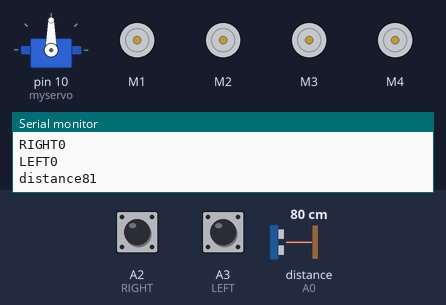
Recording of a sketch running on a simulated Arduino Uno, built with avr-gcc and run on an emulated ATmega328P. Shown: servo, 4 × DC motor (green arrow = forward, orange = backward, longer = faster), the last lines printed to the serial monitor. The inputs (shaded band) are chosen by the test bench; at power-on: distance to the obstacle (sensor on A0) 80 cm, A2 (RIGHT) LOW, A3 (LEFT) LOW. The echo pulse lasts 58.3 µs per cm.

Above: at 6.6 s.
6.7 s: distance to the obstacle (sensor on A0) set to 2 cm
8.2 s: A2 (RIGHT) pulled HIGH for 0.15 s
At 8.31 s:
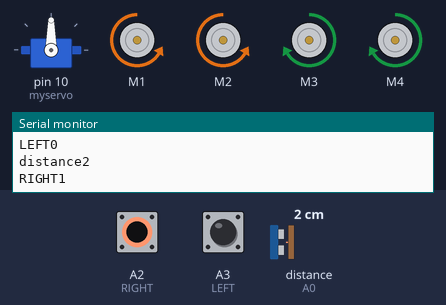
9.8 s: A3 (LEFT) pulled HIGH for 0.15 s
At 9.91 s:
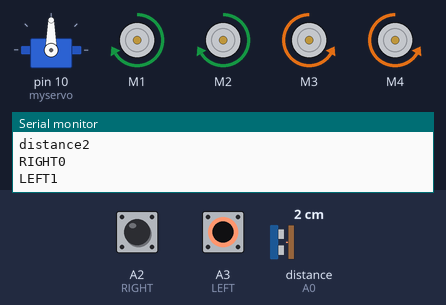
11.4 s: A3 (LEFT) pulled HIGH for 3.2 s
At 15.8 s:
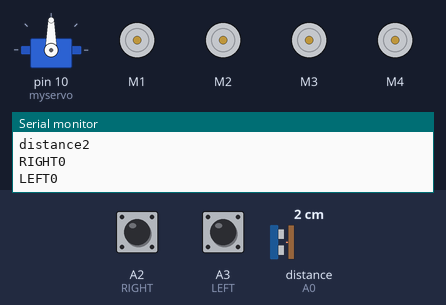
16.1 s: A2 (RIGHT) pulled HIGH for 3.2 s
At 16.7 s:
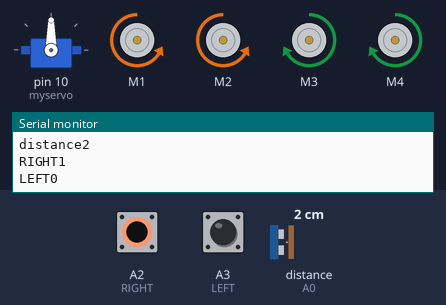
Timing chart, 0 to 20.8 s (numbered marks = the images above; inputs shaded):
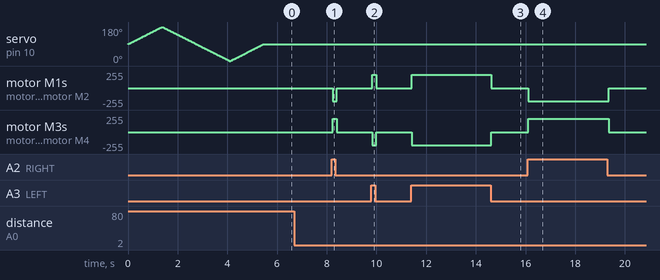

Measured:
- after the input at 8.2 s, motor M1, motor M2: stopped → backward 200/255 at once, → stopped 0.15 s later; motor M3, motor M4: stopped → forward 200/255 at once, → stopped 0.15 s later
- after the input at 9.8 s, motor M1, motor M2: stopped → forward 200/255 at once, → stopped 0.15 s later; motor M3, motor M4: stopped → backward 200/255 at once, → stopped 0.15 s later
- after the input at 11.4 s, motor M1, motor M2: stopped → forward 200/255 at once, → stopped 3.2 s later; motor M3, motor M4: stopped → backward 200/255 at once, → stopped 3.2 s later
- after the input at 16.1 s, motor M1, motor M2: stopped → backward 200/255 at once, → stopped 3.2 s later; motor M3, motor M4: stopped → forward 200/255 at once, → stopped 3.2 s later

The sketch:

main.ino
```cpp
// Human Following Robot Using Arduino Uno Code
// Modified by ProfessorHulk
// You have to Install the AFMotor :https://www.arduino.cc/reference/en/libraries/adafruit-motor-shield-library/
// And NewPing :https://www.arduino.cc/reference/en/libraries/newping/ library Before Uploading the sketch//
// To install the libraries ( first download the AF Motor driver, NewPing and Servo Library zip file //
// then Go to Skecth >> Include Library >> Add .Zip Library >> Select The downloaded zip file >> Done) //
// Have a Query about it, you can reach us here (Insta ID : the_one_and_only_smasher_tech)


#include<NewPing.h>
#include<Servo.h>
#include<AFMotor.h>

#define RIGHT A2
#define LEFT A3
#define TRIGGER_PIN A1
#define ECHO_PIN A0

#define MAX_DISTANCE 100


NewPing sonar(TRIGGER_PIN, ECHO_PIN, MAX_DISTANCE);


AF_DCMotor M1(1,MOTOR12_1KHZ); //For Motor 1
AF_DCMotor M2(2,MOTOR12_1KHZ); //For Motor 2
AF_DCMotor M3(3,MOTOR34_1KHZ); //For Motor 3
AF_DCMotor M4(4,MOTOR34_1KHZ); //For Motor 4

Servo myservo;

int pos =0;

void setup() {
  // put your setup code here, to run once:
  Serial.begin(9600);
myservo.attach(10);
{
for(pos = 90; pos <= 180; pos += 1){
  myservo.write(pos);
  delay(15);
} for(pos = 180; pos >= 0; pos-= 1) {
  myservo.write(pos);
  delay(15);
}for(pos = 0; pos<=90; pos += 1) {
  myservo.write(pos);
  delay(15);
}
}
pinMode(RIGHT, INPUT);
pinMode(LEFT, INPUT);

}

void loop() {
  // put your main code here, to run repeatedly:

  delay(50);
 unsigned int distance = sonar.ping_cm();
Serial.print("distance");
Serial.println(distance);


int Right_Value = digitalRead(RIGHT);
int Left_Value = digitalRead(LEFT);

Serial.print("RIGHT");
Serial.println(Right_Value);
Serial.print("LEFT");
Serial.println(Left_Value);

if((Right_Value==1) && (distance>=10 && distance<=30)&&(Left_Value==1))
{
  M1.setSpeed(200);
  M1.run(FORWARD);
  M2.setSpeed(200);
  M2.run(FORWARD);
  M3.setSpeed(200);
  M3.run(FORWARD);
  M4.setSpeed(200);
  M4.run(FORWARD);
}else if((Right_Value==0) && (Left_Value==1)) {
  M1.setSpeed(200);
  M1.run(FORWARD);
  M2.setSpeed(200);
  M2.run(FORWARD);
  M3.setSpeed(200);
  M3.run(BACKWARD);//Adjust your motor speed as per your need
  M4.setSpeed(200);
  M4.run(BACKWARD);//Adjust your motor speed as per your need
}else if((Right_Value==1)&&(Left_Value==0)) {
  M1.setSpeed(200);
  M1.run(BACKWARD);//Adjust your motor speed as per your need
  M2.setSpeed(200);
  M2.run(BACKWARD);//Adjust your motor speed as per your need
  M3.setSpeed(200);
  M3.run(FORWARD);
  M4.setSpeed(200);
  M4.run(FORWARD);
}else if((Right_Value==1)&&(Left_Value==1)) {
  M1.setSpeed(0);
  M1.run(RELEASE);
  M2.setSpeed(0);
  M2.run(RELEASE);
  M3.setSpeed(0);
  M3.run(RELEASE);
  M4.setSpeed(0);
  M4.run(RELEASE);
}else if(distance > 1 && distance < 10) {
  M1.setSpeed(0);
  M1.run(RELEASE);
  M2.setSpeed(0);
  M2.run(RELEASE);
  M3.setSpeed(0);
  M3.run(RELEASE);
  M4.setSpeed(0);
  M4.run(RELEASE);
  }
 }
```
